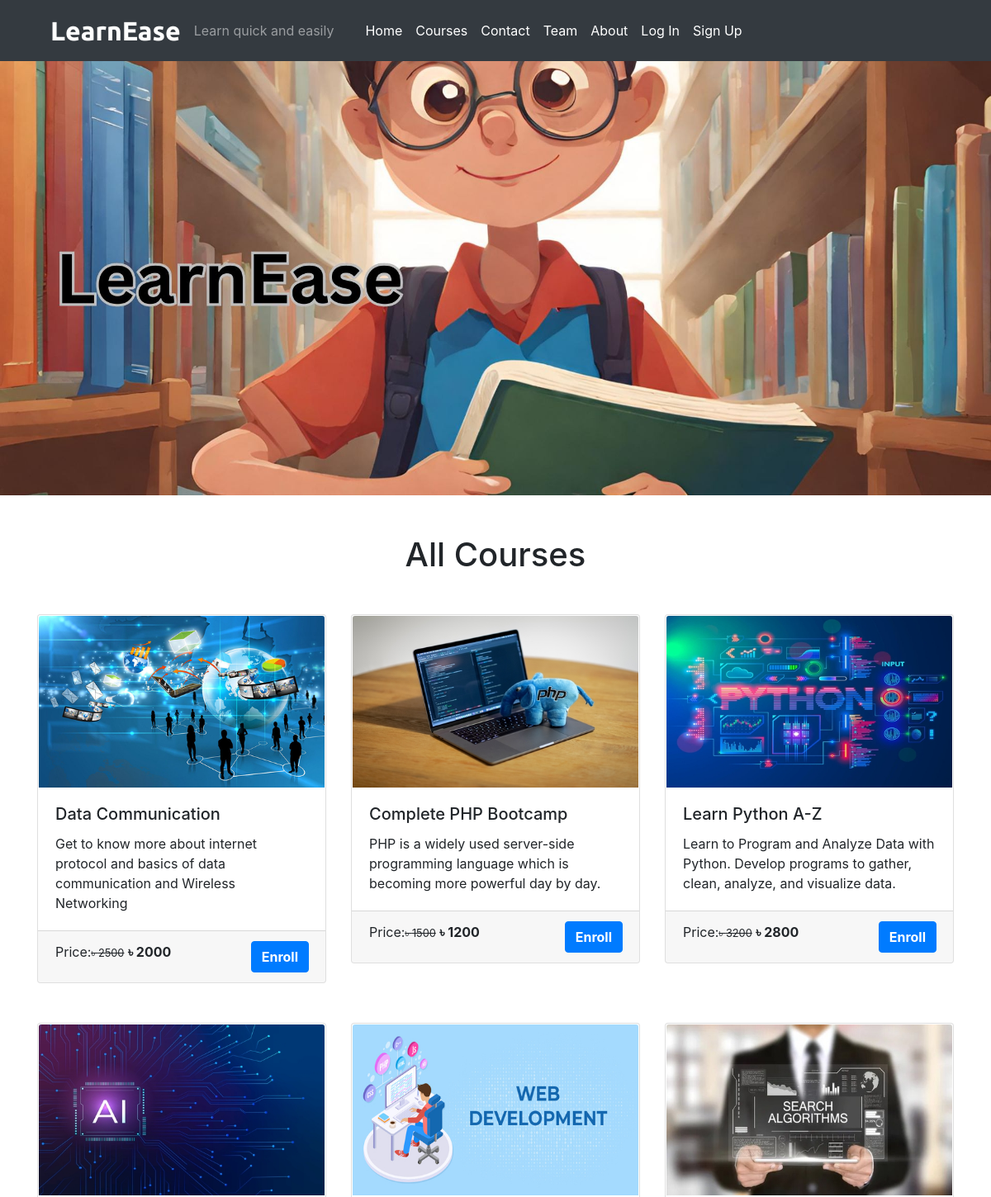
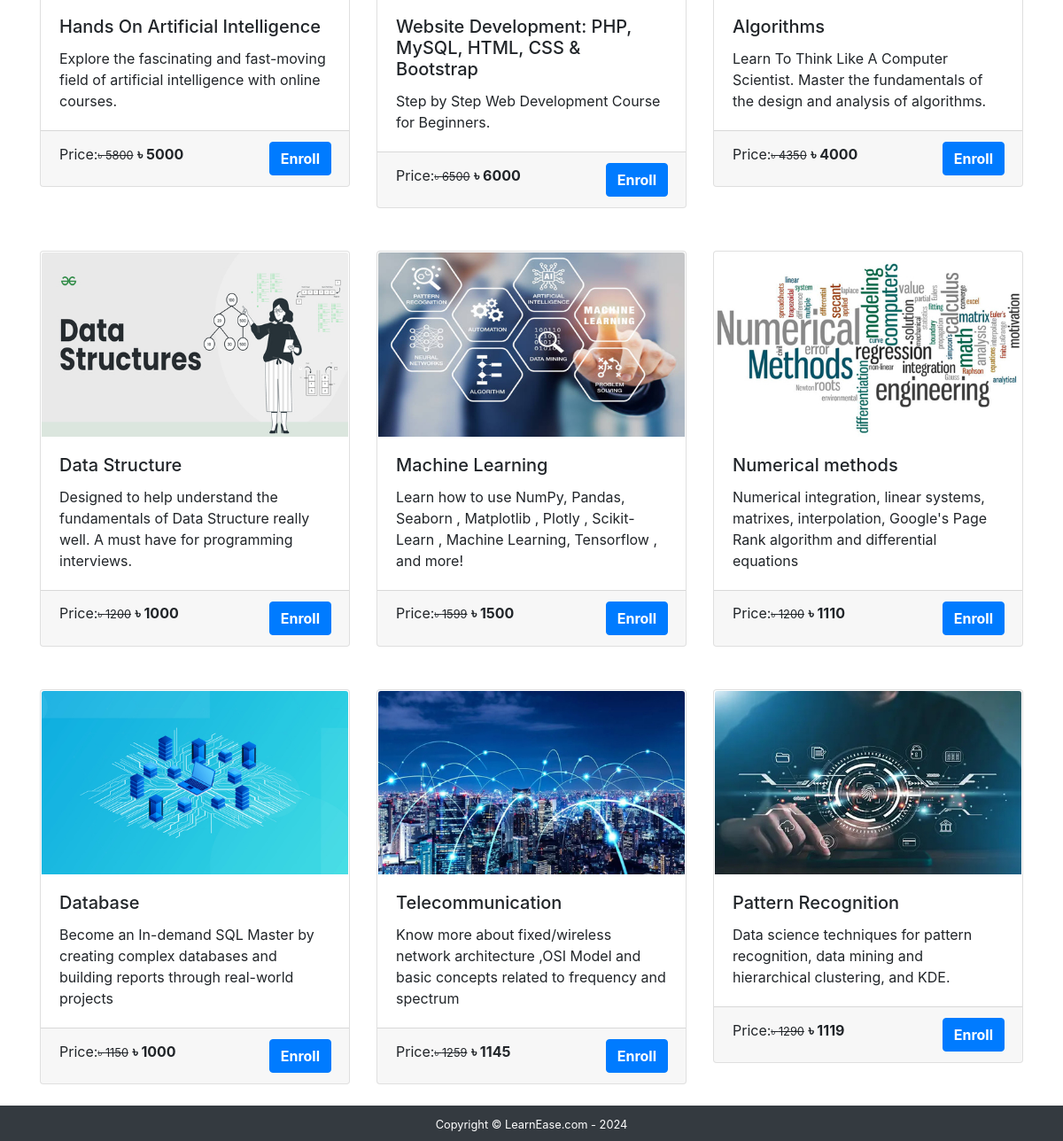
/courses.php, run on the app's committed database (2 pictures, top to bottom).
### tables this page shows
CREATE TABLE `course` (
  `course_id` int(11) NOT NULL,
  `course_name` varchar(255) NOT NULL,
  `course_desc` varchar(255) NOT NULL,
  `course_author` varchar(255) NOT NULL,
  `course_img` text NOT NULL,
  `course_duration` varchar(255) NOT NULL,
  `course_price` varchar(255) NOT NULL,
  `course_original_price` varchar(255) NOT NULL
);

### courses.php (the view)
<?php
include('./mainInclude/header.php');
include('./dbConnection.php');
?>
<div class="container-fluid bg dark">
	<div class="row">
		<img src="./image/courses.jpg" alt="courses" style="height: 600px; width: 100%; object-fit: cover;box-shadow: 10px"/>
	</div>
</div>
<div class="container mt-5" >
	<h1 class="text-center">All Courses</h1>
	<div class="row mt-4">
   <?php
   $sql="SELECT*FROM course";
   $result=$conn->query($sql);
   if($result->num_rows>0){
    while($row=$result->fetch_assoc()){
      $course_id=$row['course_id'];
      echo '<div class="col-sm-4 mb-4">
      <a href="coursedetails.php?course_id='.$course_id.'" class="btn" style="text-align: left; padding: 0px; margin: 0px;">
  <div class="card">
    <img class="card-img-top" src="'.str_replace('..', '.' ,$row['course_img']).'" alt="Card image cap">
    <div class="card-body">
      <h5 class="card-title">'.$row['course_name'].'</h5>
      <p class="card-text">'.$row['course_desc'].'</p>
    </div>
  <div class="card-footer">
    <p class="card-text d-inline">Price:<small><del>&#2547 '.$row['course_original_price'].'</del></small>
    <span class="font-weight-bolder">&#2547 '.$row['course_price'].'<span></p>
    <a class="btn btn-primary text-white font-weight-bolder float-right" href="coursedetails.php?course_id='.$course_id.'">Enroll </a>
  </div>
  </div>
</a>
      </div>
      ';
    }
   }
   ?>
  </div>
</div>
<?php
include('./mainInclude/footer.php');
?>

### data on the page
course: course_img (picture), course_name "Data Communication", course_desc "Get to know more about internet protocol and basics of data communication and Wireless Networking", course_original_price "2500", course_price "2000"
course: course_img (picture), course_name "Complete PHP Bootcamp", course_desc "PHP is a widely used server-side programming language which is becoming more powerful day by day.", course_original_price "1500", course_price "1200"
course: course_img (picture), course_name "Learn Python A-Z", course_desc "Learn to Program and Analyze Data with Python. Develop programs to gather, clean, analyze, and visualize data.", course_original_price "3200", course_price "2800"
course: course_img (picture), course_name "Hands On Artificial Intelligence", course_desc "Explore the fascinating and fast-moving field of artificial intelligence with online courses.", course_original_price "5800", course_price "5000"
course: course_img (picture), course_name "Website Development: PHP, MySQL, HTML, CSS & Bootstrap", course_desc "Step by Step Web Development Course for Beginners.", course_original_price "6500", course_price "6000"
course: course_img (picture), course_name "Algorithms", course_desc "Learn To Think Like A Computer Scientist. Master the fundamentals of the design and analysis of algorithms.", course_original_price "4350", course_price "4000"
course: course_img (picture), course_name "Data Structure", course_desc "Designed to help understand the fundamentals of Data Structure really well. A must have for programming interviews.", course_original_price "1200", course_price "1000"
course: course_img (picture), course_name "Machine Learning", course_desc "Learn how to use NumPy, Pandas, Seaborn , Matplotlib , Plotly , Scikit-Learn , Machine Learning, Tensorflow , and more!", course_original_price "1599", course_price "1500"
course: course_img (picture), course_name "Numerical methods", course_desc "Numerical integration, linear systems, matrixes, interpolation, Google's Page Rank algorithm and differential equations", course_original_price "1200", course_price "1110"
course: course_img (picture), course_name "Database", course_desc "Become an In-demand SQL Master by creating complex databases and building reports through real-world projects", course_original_price "1150", course_price "1000"
course: course_img (picture), course_name "Telecommunication", course_desc "Know more about fixed/wireless network architecture ,OSI Model and basic concepts related to frequency and spectrum", course_original_price "1259", course_price "1145"
course: course_img (picture), course_name "Pattern Recognition", course_desc "Data science techniques for pattern recognition, data mining and hierarchical clustering, and KDE.", course_original_price "1290", course_price "1119"
